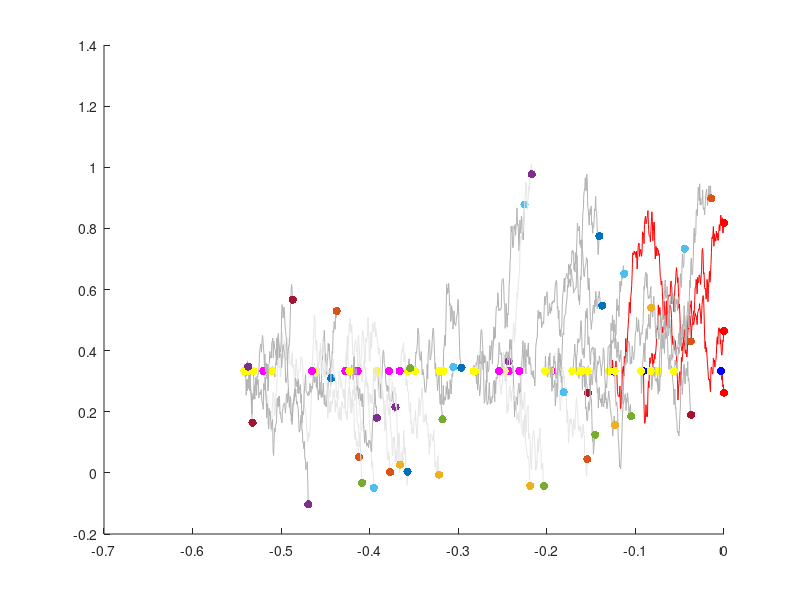

Write the MATLAB code that produced this figure. (Note: this script raises an error after producing the figure.)
clear all
close all

rng(33333) % 

dt=1e-2;

kon = 5;
koff = 0.75;
Tfinal= 10;
R=3;
D=.5;
z=R/3;

nT = round(Tfinal/dt);

nparticles_pre = poissrnd(Tfinal*kon); % total number of particles produced in [0,Tfinal]
birth_times = rand(1,nparticles_pre)*Tfinal; % generate random birth times

survived = ones(1,nparticles_pre); % vector to store whether they will survive at the end
life_times = exprnd(1/koff,1,nparticles_pre); % generate lifetimes

death_times = birth_times + life_times; % death is birth + lifetime

death_times = min(death_times,Tfinal);


positions = zeros(nparticles_pre,nT);


for n=1:nparticles_pre
    moves_n = [0;sqrt(2*D*dt)*randn(nT-1,1)];
    position_n = cumsum(moves_n,1)+z;
    pos_norm = min([position_n, R-position_n]);
    sb=sqrt(2*D*dt);
    % escape_probs = exp(-2*(R-pos_norm(1:end-1)).*(R-pos_norm(2:end))/(sb^2));
    %andrewsbray_escape_fix = find(randvals<escape_probs,1);
    %randvals = rand(size(escape_probs));
    exits = find(position_n>R|position_n<0,1);
    if ~isempty(exits)
        kill_time = exits(1);
        death_times(n) = min(birth_times(n)+dt*kill_time,death_times(n));
    end
    positions(n,:) = position_n;
end


figure;
hold on;

for n=1:nparticles_pre
    start_time = birth_times(n);
    end_time = death_times(n);
    if end_time == Tfinal
        survived = 1;
    else
        survived=0;
    end

    times = start_time:dt:end_time;
    if survived==1
        plot(D*(times-Tfinal)/R^2, positions(n,1:length(times))/R,'color',[1,0,0]);
        scatter(D*(start_time-Tfinal)/R^2, z/R,'filled','MarkerFaceColor','blue');
        scatter(D*(end_time-Tfinal)/R^2, positions(n,length(times))/R,'filled','MarkerFaceColor','red');
    else
        if min(abs(positions(n,length(times))/R), abs(positions(n,length(times))/R - 1))<.1
            bdry_exit = 1;
        else
            bdry_exit=0;
        end
        if bdry_exit==1

            plot(D*(times-Tfinal)/R^2, positions(n,1:length(times))/R,'color',[0.9,0.9,0.9]);
            scatter(D*(start_time-Tfinal)/R^2, z/R,'filled','MarkerFaceColor','magenta');
            scatter(D*(end_time-Tfinal)/R^2, positions(n,length(times))/R,'filled','cyan');
        else
            plot(D*(times-Tfinal)/R^2, positions(n,1:length(times))/R,'color',[0.7,0.7,0.7]);
            scatter(D*(start_time-Tfinal)/R^2, z/R,'filled','MarkerFaceColor','yellow');
            scatter(D*(end_time-Tfinal)/R^2, positions(n,length(times))/R,'filled','black');

        end

    end

end
yline(0);
yline(R/R)
yline(z/R);

xlim([-D*Tfinal/(2*R^2),0])
ylim([-0.1*R/R,1.1*R/R])
pbaspect([1 .5 1])
box on;
grid on;